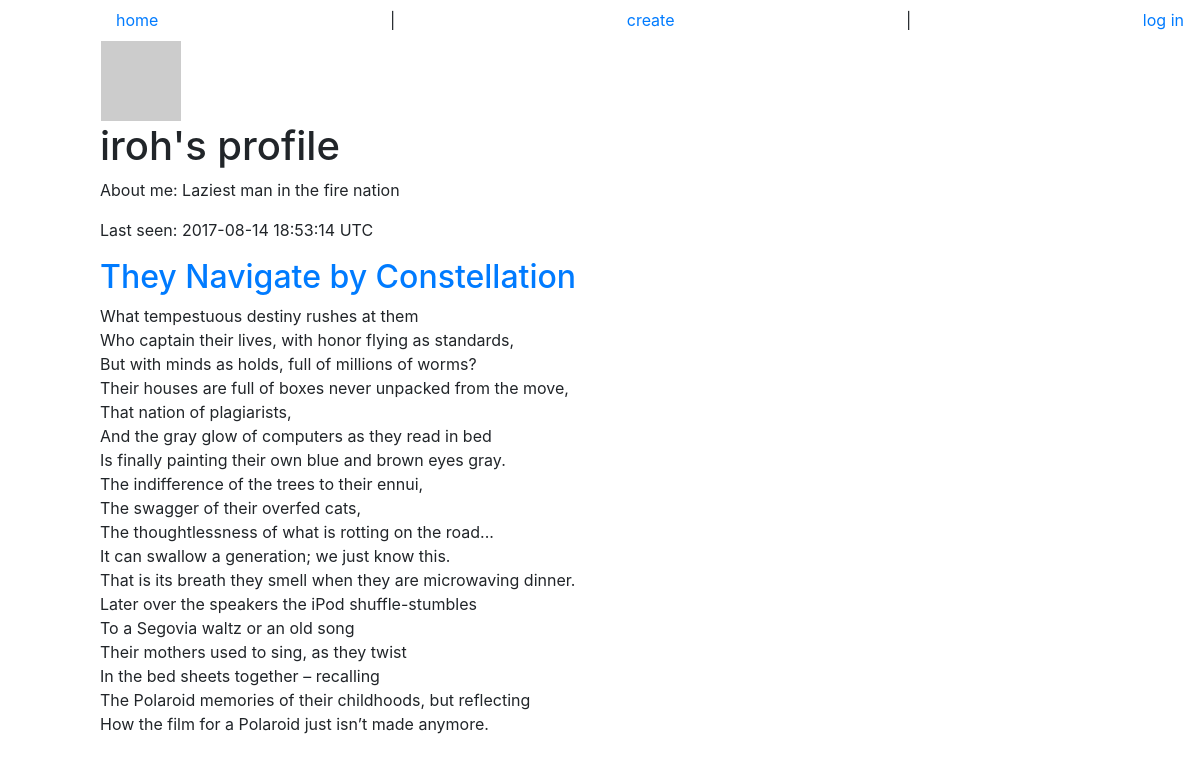
The app's page /user/iroh, older data.
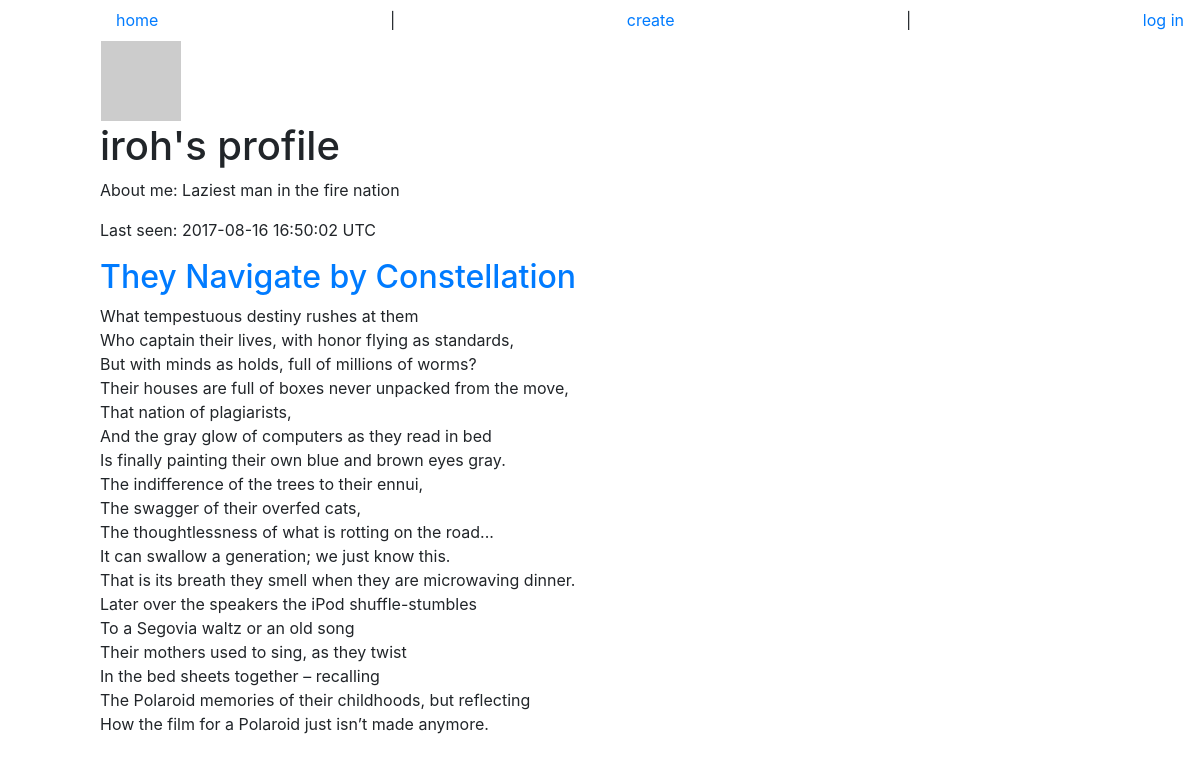
The same page, newer data.
### app/models.py (models this page shows, shortened)
class User(db.Model, UserMixin):
    __tablename__ = 'users'
    id = db.Column(db.Integer, primary_key=True)
    nickname = db.Column(db.String(120), index=True, unique=True)
    pwdhash = db.Column(db.String(60))
    poems = db.relationship('Poem', backref='author', lazy='dynamic')
    email = db.Column(db.String(120), index=True, unique=False)
    activate = db.Column(db.Boolean)
    created = db.Column(db.DateTime)
    about_me = db.Column(db.String(140))
    last_seen = db.Column(db.DateTime)
    def avatar(self, size=64):
        return 'https://www.gravatar.com/avatar/%s?d=mm&s=%d' % (md5(self.email.encode('utf-8')).hexdigest(), size)
    @property
    def last_seen_display(self):
        return str(self.last_seen).split('.')[0]

### app/views.py (the view)
@app.route('/user/<nickname>')
@app.route('/user', defaults={'nickname': None})
def user(nickname):
    if nickname is None and g.user is not None and g.user.is_authenticated:
        nickname = g.user.nickname
    user = User.query.filter_by(nickname=nickname).first()
    if user == None:
        flash('User %s not found.' % nickname)
        return redirect(url_for('index'))
    return render_template('user.html', user=user)

### app/models.py (called while the page is built)
    @property
    def body_lines(self):
        return self.body.split("\n")

### app/views.py (called while the page is built)
@app.before_request
def before_request():
    g.user = current_user
    if g.user.is_authenticated:
        g.user.last_seen = datetime.utcnow()
        db.session.add(g.user)
        db.session.commit()

### app/templates/user.html
{% extends "userBase.html" %}
{% block user_content %}
    {% if user.about_me %}<p>About me: {{ user.about_me }}</p>{% endif %}
    {% if user.last_seen %}<p>Last seen: {{ user.last_seen_display }} UTC</p>{% endif %}
    </div>
    <div class="contents">
    {% for poem in user.poems %}
        {% include "poem.html" %}
    {% endfor %}
    </div>
{% endblock %}

### app/templates/userBase.html (shortened to what this page needs)
{% extends "base.html" %}
{% block content %}
    <table>
    <tr valign="top">
        <td><img src="{{ user.avatar(128) }}"></td>
    </tr>
    </table>
    <div class="header">
    {% if g.user == user %}
        <h1>Your profile ({{ user.nickname }})</h1>
        <p><a href="{{ url_for('edit_profile') }}">edit profile</a></p>
    {% else %}
        <h1>{{ user.nickname }}'s profile</h1>
    {% endif %}
    {% block user_content %}{% endblock %}
{% endblock %}

Row changes from the older to the newer data that the page shows:
changed User "iroh": last_seen_display "2017-08-14 18:53:14" → "2017-08-16 16:50:02"
